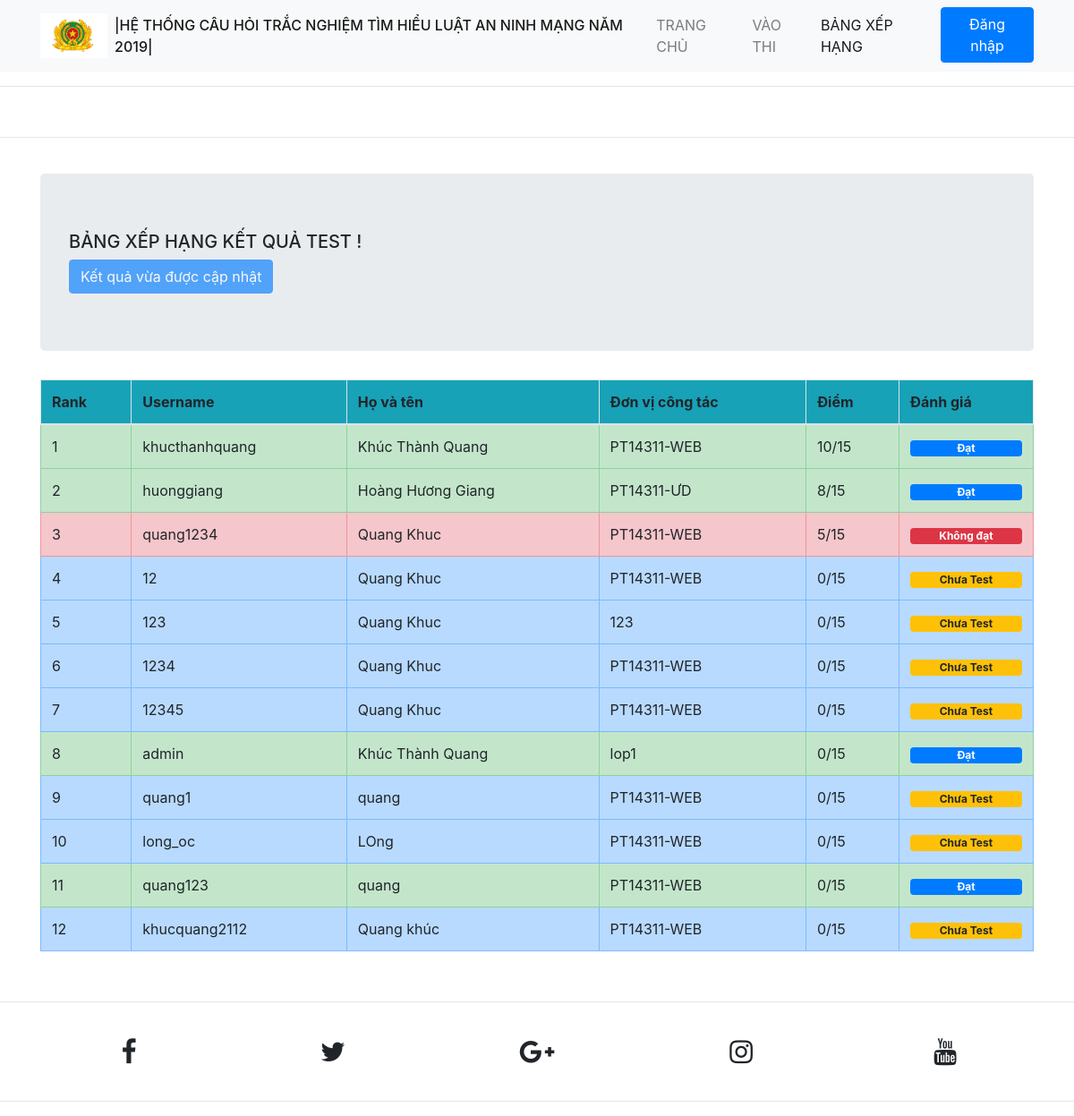
Page /project_fb/ranking.php on the committed database.
### tables this page shows
CREATE TABLE `user` (
  `username` varchar(255) NOT NULL,
  `password` varchar(255) NOT NULL,
  `fullname` varchar(255) NOT NULL,
  `email` text NOT NULL,
  `class` varchar(255) NOT NULL,
  `count_test` int(15) NOT NULL,
  `points` int(2) NOT NULL,
  `rules` int(2) NOT NULL,
  `status` int(2) NOT NULL
);

### project_fb/ranking.php (the view, shortened to what this page needs)
<?php include 'admin/connect/db.php';
?>
<!DOCTYPE html>
<html lang="en">
<head>
	<link rel="stylesheet" href="https://maxcdn.bootstrapcdn.com/bootstrap/4.3.1/css/bootstrap.min.css">
	<link rel="stylesheet" type="text/css" href="css/style_index.css">
	<link href="https://stackpath.bootstrapcdn.com/font-awesome/4.7.0/css/font-awesome.min.css" rel="stylesheet">
</head>
<body>
	<nav class="navbar navbar-expand-md navbar-light bg-light sticky-top">
		<div class="container">
			<a class="navbar-branch" href="index.php">
				<img src="images/logo.jpg" height="50">
			</a>
		<div class="collapse navbar-collapse" id="navbarResponsive">
			<ul class="navbar-nav ml-auto">
				<li class="nav-item">
					<a style="text-transform: uppercase;font-weight: 500;" class="nav-link active" href="#">|Hệ thống câu hỏi trắc nghiệm tìm hiểu luật an ninh mạng năm 2019|</a>
				</li>
				<li class="nav-item">
					<a class="nav-link" href="index.php">TRANG CHỦ</a>
				</li>
				<li class="nav-item">
					<?php
					if (isset($_SESSION['name'])&&$kq_check['count_test']>0)
					{
						echo '
						<li class="nav-item">
						<a class="nav-link" href="print_results.php">KẾT QUẢ</a>
						</li>
						';
					}
					elseif(isset($_SESSION['name'])&&$kq_check['count_test']<=0)
					{
						echo '
						<li class="nav-item">
						<a class="nav-link" href="answer_question.php">VÀO THI</a>
						</li>
						';
					}
					else
					{
						echo '<li class="nav-item"><a class="nav-link" data-toggle="modal" data-target="#myModal" href="#">VÀO THI</a></li>';
					}
					?>
				</li>
				<li class="nav-item">
					<a class="nav-link active" href="ranking.php">BẢNG XẾP HẠNG</a>
				</li>
				<?php
				if (isset($_SESSION['name'])) {
					echo '
					<li class="nav-item">
					<button type="button" class="btn btn-danger">
					<a class="logout" href="admin/connect/logout.php">Đăng xuất</a>
					</button>
					</li>
					';
				}else{
					echo '<li class="nav-item"><button type="button" class="btn btn-primary" data-toggle="modal" data-target="#myModal">
					<a class="logout">Đăng nhập</a></button></li>';
				}
				?>
			</ul>
		</div>
	</div>
</nav><hr>
?><br><hr><br>
<div class="container">
	<div class="jumbotron">
  <h5>BẢNG XẾP HẠNG KẾT QUẢ TEST !</h5>
  <button class="btn btn-primary" type="button" disabled>
  Kết quả vừa được cập nhật
</button>
</div>
</div>
<div class="container">
	<table class="table table-bordered">
		<thead class="bg-info">
			<tr>
				<th>Rank</th>
				<th>Username</th>
				<th>Họ và tên</th>
				<th>Đơn vị công tác</th>
				<th>Điểm</th>
				<th>Đánh giá</th>
			</tr>
		</thead>
		<tbody>
			<?php
			$sql = "SELECT * FROM user ORDER BY points DESC";
			$kq_q = $conn->query($sql);
			foreach ($kq_q as $key => $kq) {
				?>
				<tr <?php if ($kq['points']<7&&$kq['points']>0) {
					echo 'class="table-danger"';
				}elseif ($kq['points']==0&&$kq['count_test']==0) {
					echo 'class="table-primary"';
				}
				else{
					echo 'class="table-success"';
				} ?>>
				<td><?php echo ($key+1); ?></td>
				<td><?php echo $kq['username']; ?></td>
				<td><?php echo $kq['fullname']; ?></td>
				<td><?php echo $kq['class']; ?></td>
				<td><?php echo $kq['points']; ?>/15</td>
				<td><?php if ($kq['points']<7&&$kq['points']>0) {
					echo "<span class='badge badge-danger'>Không đạt</span>";
				}elseif ($kq['points']==0&&$kq['count_test']==0) {
					echo "<span class='badge badge-warning'>Chưa Test</span>";
				}
				else{
					echo "<span class='badge badge-primary'>Đạt</span>";
				};
				?></td>
			</tr>
			<?php
		}
		?>
	</tbody>
</table>
</div><br><hr>
<div class="container-fluid">
	<br><div class="mxh">
		<div class="container">
			<div class="row">
				<i class="fa fa-facebook"></i>
				<i class="fa fa-twitter"></i>
				<i class="fa fa-google-plus"></i>
				<i class="fa fa-instagram"></i>
				<i class="fa fa-youtube"></i>
			</div>
		</div>
	</div>
</div><br><hr>
</body>
</html>

### project_fb/css/style_index.css (style rules this page uses)
* { padding: 0;margin: 0;box-sizing: border-box; }
i { margin: auto; font-size: 30px !important; width: 4%; height: auto; text-align: center; }

### project_fb/ranking.php (style rules this page uses)
a.logout { text-decoration: none; color: #fff; }
i { margin: auto; font-size: 30px !important; width: 4%; height: auto; text-align: center; }
span { width: 100%; }

### rows in the picture
user: username "khucthanhquang", fullname "Khúc Thành Quang", class "PT14311-WEB", points "10", shows "Đạt"
user: username "huonggiang", fullname "Hoàng Hương Giang", class "PT14311-ƯD", points "8", shows "Đạt"
user: username "quang1234", fullname "Quang Khuc", class "PT14311-WEB", points "5", shows "Không đạt"
user: username "12", fullname "Quang Khuc", class "PT14311-WEB", points "0", count_test "Chưa Test"
user: username "123", fullname "Quang Khuc", class "123", points "0", count_test "Chưa Test"
user: username "1234", fullname "Quang Khuc", class "PT14311-WEB", points "0", count_test "Chưa Test"
user: username "12345", fullname "Quang Khuc", class "PT14311-WEB", points "0", count_test "Chưa Test"
user: username "admin", fullname "Khúc Thành Quang", class "lop1", points "0", count_test "Đạt"
user: username "quang1", fullname "quang", class "PT14311-WEB", points "0", count_test "Chưa Test"
user: username "long_oc", fullname "LOng", class "PT14311-WEB", points "0", count_test "Chưa Test"
user: username "quang123", fullname "quang", class "PT14311-WEB", points "0", count_test "Đạt"
user: username "khucquang2112", fullname "Quang khúc", class "PT14311-WEB", points "0", count_test "Chưa Test"
